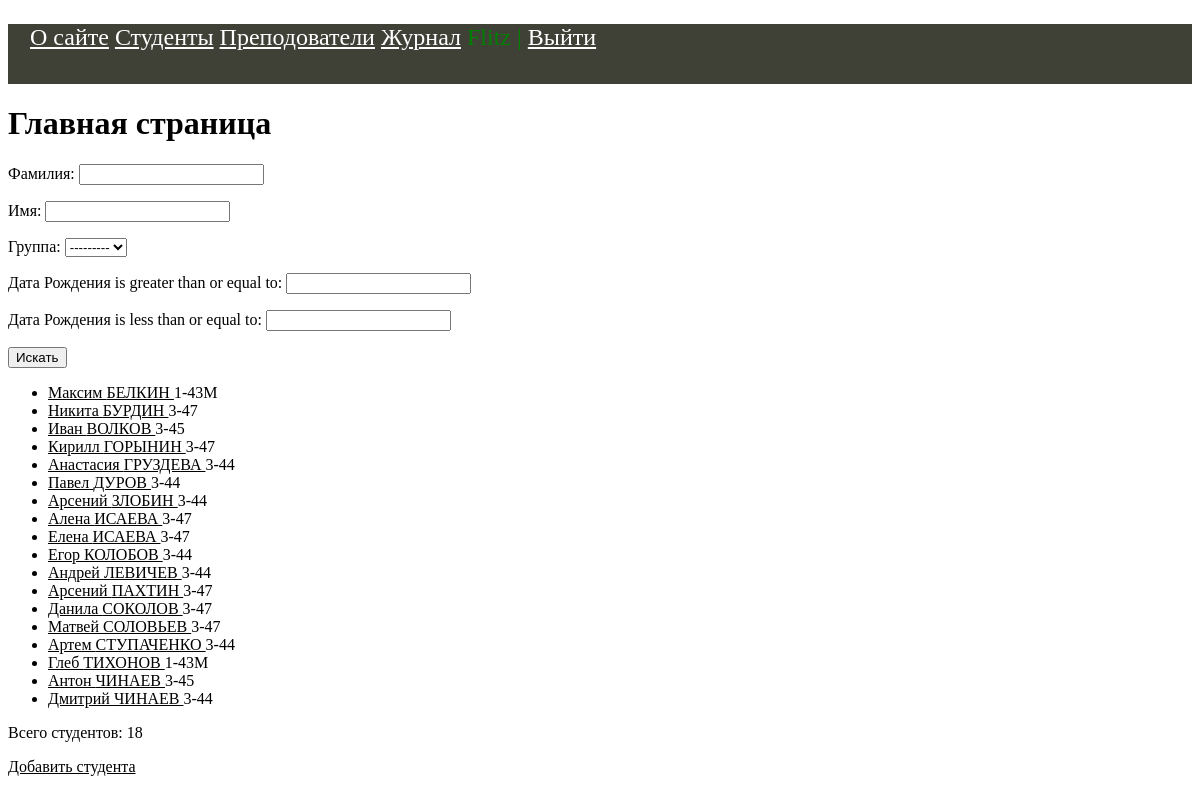
The app's page / (signed in) with its own data.
### students/models.py (models this page shows, shortened)
class Student(models.Model):
    objects = models.Model
    first_name = models.CharField(verbose_name='Имя', max_length=50)
    last_name = models.CharField(verbose_name='Фамилия', max_length=50)
    middle_name = models.CharField(verbose_name='Отчество', max_length=50)
    email = models.EmailField(verbose_name='e-mail', blank=True)
    birth_date = models.DateField(verbose_name='Дата Рождения', default=date(1975, 9, 5))
    created_at = models.DateTimeField(verbose_name='Дата создания', auto_now_add=True)
    updated_at = models.DateTimeField(verbose_name='Дата изменения', auto_now=True)
    is_study = models.BooleanField(verbose_name='Учится', default=True)
    photo = models.ImageField(verbose_name='Фото', upload_to="photos/%Y/%m/%d")
    group = models.ForeignKey('Group', on_delete=models.CASCADE, verbose_name='Группа')
    slug = models.SlugField(verbose_name='URL', max_length=255, unique=True, db_index=True)
    user = models.ForeignKey(User, verbose_name='Пользователь', on_delete=models.CASCADE)
    class Meta:
        verbose_name = 'Студент'
        verbose_name_plural = 'Студенты'
        ordering = ['last_name', 'first_name']
    def get_absolute_url(self):
        return reverse('student', kwargs={'stud_slug': self.slug})

class Group(models.Model):
    name = models.CharField(verbose_name='Группа', max_length=5)
    course = models.CharField(verbose_name='Курс', max_length=2)
    enrollment_year = models.IntegerField(verbose_name='Год зачисления')
    objects = models.Manager()
    class Meta:
        verbose_name = 'Группа'
        verbose_name_plural = 'Группы'
        ordering = ['course', 'enrollment_year']
    def __str__(self):
        return f'{self.course}-{self.name}'

### students/views.py (the view)
# urls.py: path('', StudentHome.as_view(), name='home'),
class StudentHome(DataMixin, ListView):
    model = Student
    template_name = 'students/index.html'
    context_object_name = 'students'
    paginate_by = 20
    def get_queryset(self):
        queryset = super().get_queryset()
        st_filter = StudentFilter(self.request.GET, queryset)
        return st_filter.qs
    def get_context_data(self, **kwargs):
        context = super().get_context_data(**kwargs)
        auth = self.request.user.is_authenticated
        queryset = self.get_queryset()
        st_filter = StudentFilter(self.request.GET, queryset)
        c_def = self.get_user_context(title='Главная страница', auth=auth,
                                      st_filter=st_filter)
        return {**context, **c_def}

### students/utils.py (called while the page is built)
    def get_user_context(self, **kwargs):
        context = kwargs
        context['menu'] = menu
        return context

### students/templates/students/index.html (shortened to what this page needs)
{% extends 'students/base.html' %}
{% block content %}
    <h1>{{ title }}</h1>
    <form method="get" action="{%url 'home' %}">
        {{ st_filter.form.as_p }}
        <button type="submit">Искать</button>
    </form>
    <ul>
        {% for st in students %}
            <li>
                <a href="{{ st.get_absolute_url }}">
                    {{ st.first_name }}
                    {{ st.last_name | upper }}
                </a>
                {{ st.group.course }}-{{ st.group.name }}
            </li>
        {% endfor %}
    </ul>
    <p> Всего студентов: {{ students | length }}</p>
{% if auth %}
    <p><a href="{% url 'addstudent' %}">Добавить студента</a> </p>
{% endif %}
{% endblock %}

### students/static/students/css/styles.css (style rules this page uses)
a:link { color: black; text-decoration: underline; cursor: pointer; }

### records on screen
Student: first_name "Максим", last_name "БЕЛКИН", group.course "1", group.name "43M"
Student: first_name "Никита", last_name "БУРДИН", group.course "3", group.name "47"
Student: first_name "Иван", last_name "ВОЛКОВ", group.course "3", group.name "45"
Student: first_name "Кирилл", last_name "ГОРЫНИН", group.course "3", group.name "47"
Student: first_name "Анастасия", last_name "ГРУЗДЕВА", group.course "3", group.name "44"
Student: first_name "Павел", last_name "ДУРОВ", group.course "3", group.name "44"
Student: first_name "Арсений", last_name "ЗЛОБИН", group.course "3", group.name "44"
Student: first_name "Алена", last_name "ИСАЕВА", group.course "3", group.name "47"
Student: first_name "Елена", last_name "ИСАЕВА", group.course "3", group.name "47"
Student: first_name "Егор", last_name "КОЛОБОВ", group.course "3", group.name "44"
Student: first_name "Андрей", last_name "ЛЕВИЧЕВ", group.course "3", group.name "44"
Student: first_name "Арсений", last_name "ПАХТИН", group.course "3", group.name "47"
Student: first_name "Данила", last_name "СОКОЛОВ", group.course "3", group.name "47"
Student: first_name "Матвей", last_name "СОЛОВЬЕВ", group.course "3", group.name "47"
Student: first_name "Артем", last_name "СТУПАЧЕНКО", group.course "3", group.name "44"
Student: first_name "Глеб", last_name "ТИХОНОВ", group.course "1", group.name "43M"
Student: first_name "Антон", last_name "ЧИНАЕВ", group.course "3", group.name "45"
Student: first_name "Дмитрий", last_name "ЧИНАЕВ", group.course "3", group.name "44"

### other values on screen
{{ m.title }} "О сайте" "Студенты" "Преподователи" "Журнал"
{{ title }} "Главная страница"
{{ students | length }} "18"
